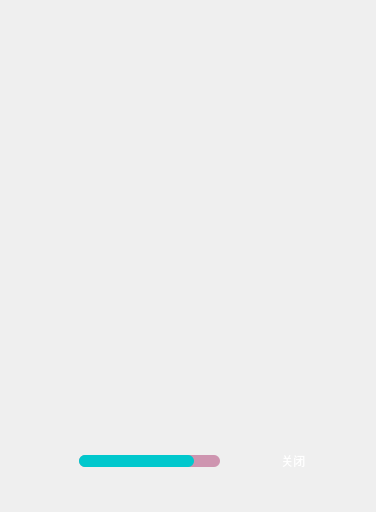
<?xml version="1.0" encoding="UTF-8"?>
<ui version="4.0">
 <class>DiaryDialog</class>
 <widget class="QWidget" name="DiaryDialog">
  <property name="geometry">
   <rect>
    <x>0</x>
    <y>0</y>
    <width>376</width>
    <height>512</height>
   </rect>
  </property>
  <property name="windowTitle">
   <string>Form</string>
  </property>
  <widget class="QLabel" name="label">
   <property name="geometry">
    <rect>
     <x>0</x>
     <y>0</y>
     <width>379</width>
     <height>512</height>
    </rect>
   </property>
   <property name="text">
    <string/>
   </property>
   <property name="pixmap">
    <pixmap>:/pic/PageD-bg.png</pixmap>
   </property>
  </widget>
  <widget class="QLabel" name="label_2">
   <property name="geometry">
    <rect>
     <x>0</x>
     <y>0</y>
     <width>376</width>
     <height>512</height>
    </rect>
   </property>
   <property name="text">
    <string/>
   </property>
   <property name="pixmap">
    <pixmap resource="pic/all.qrc">:/pic/PageD-lookDiary.png</pixmap>
   </property>
  </widget>
  <widget class="QPlainTextEdit" name="body">
   <property name="geometry">
    <rect>
     <x>30</x>
     <y>120</y>
     <width>311</width>
     <height>281</height>
    </rect>
   </property>
   <property name="styleSheet">
    <string notr="true">QPlainTextEdit {
	border-radius: 3px;
	padding: 5px;
	font: 17px &quot;Microsoft YaHei&quot;;
	color: white;
	background-color: transparent;
}</string>
   </property>
   <property name="plainText">
    <string/>
   </property>
  </widget>
  <widget class="QPushButton" name="pushButton">
   <property name="geometry">
    <rect>
     <x>100</x>
     <y>30</y>
     <width>181</width>
     <height>41</height>
    </rect>
   </property>
   <property name="styleSheet">
    <string notr="true">QPushButton {  
    border: none;
    border-radius: 3px;  
    padding: 10px 5px; /* 上下 padding 大于左右 padding，以模拟垂直居中的效果 */  
    font: 20px &quot;Microsoft YaHei&quot;;  
    color: white;  
    background-color: transparent; /* 注意背景色是否透明 */  
}  
  
QPushButton:hover {  
    background-color: transparent;  
}  
  
</string>
   </property>
   <property name="text">
    <string/>
   </property>
  </widget>
  <widget class="QSlider" name="horizontalSlider">
   <property name="geometry">
    <rect>
     <x>79</x>
     <y>446</y>
     <width>141</width>
     <height>31</height>
    </rect>
   </property>
   <property name="styleSheet">
    <string notr="true">QSlider::groove:horizontal { /* 注意：groove 不是标准 QSS 属性，可能需要替换为其他元素 */  
    height: 12px;   
    background: rgba(156, 9, 78, 100); 
		left: 0px; 
		right: 0px;
	border-radius:6px;   

}  
  
QSlider::handle:horizontal {  
    width: 18px;   
    height: 18px;  
	margin-top: -3px;  
	margin-bottom: -3px; 
    border-image: url(:/pic/slider-handle.png);  
    /* 其他样式属性... */  
}  
  
QSlider::sub-page:horizontal {  
    background: rgba(0, 200, 205, 1); 
border-radius:6px;    
    /* 其他样式属性... */  
}</string>
   </property>
   <property name="minimum">
    <number>0</number>
   </property>
   <property name="maximum">
    <number>5</number>
   </property>
   <property name="pageStep">
    <number>2</number>
   </property>
   <property name="value">
    <number>4</number>
   </property>
   <property name="orientation">
    <enum>Qt::Horizontal</enum>
   </property>
  </widget>
  <widget class="QPushButton" name="btn_close">
   <property name="geometry">
    <rect>
     <x>240</x>
     <y>442</y>
     <width>100</width>
     <height>37</height>
    </rect>
   </property>
   <property name="styleSheet">
    <string notr="true">QPushButton {  
    border: none;  
    border-radius: 15px; /* 圆角 */  
    padding: 0px 0px 0px 10px; /* 上内边距、右内边距、下内边距、左内边距 */  
    color: rgb(255, 255, 255); /* 字体颜色 */  
    font: 14px &quot;Microsoft YaHei&quot;; /* 字体大小和名称 */  
    text-align: center;  
    background: transparent; /* 这里可以省略，因为后面会设置背景图片 */  
    background-image: url(:/pic/btn-pinkcyon2-normal.png); /* 设置背景图片 */  
	background-repeat:no-repeat;
}  
  
QPushButton:hover {  
    background-image: url(:/pic/btn-pinkcyon2-hover.png); /* 鼠标悬停时改变背景图片 */  
	background-repeat:no-repeat;
}</string>
   </property>
   <property name="text">
    <string>关闭 </string>
   </property>
  </widget>
  <widget class="QPushButton" name="pushButton_2">
   <property name="geometry">
    <rect>
     <x>100</x>
     <y>60</y>
     <width>181</width>
     <height>41</height>
    </rect>
   </property>
   <property name="styleSheet">
    <string notr="true">QPushButton {  
    border: none;
    border-radius: 3px;  
    padding: 10px 5px; /* 上下 padding 大于左右 padding，以模拟垂直居中的效果 */  
    font: 16px &quot;Microsoft YaHei&quot;;  
    color: white;  
    background-color: transparent; /* 注意背景色是否透明 */  
}  
  
QPushButton:hover {  
    background-color: transparent;  
}  
  
</string>
   </property>
   <property name="text">
    <string/>
   </property>
  </widget>
 </widget>
 <resources>
  <include location="pic/all.qrc"/>
 </resources>
 <connections/>
</ui>
